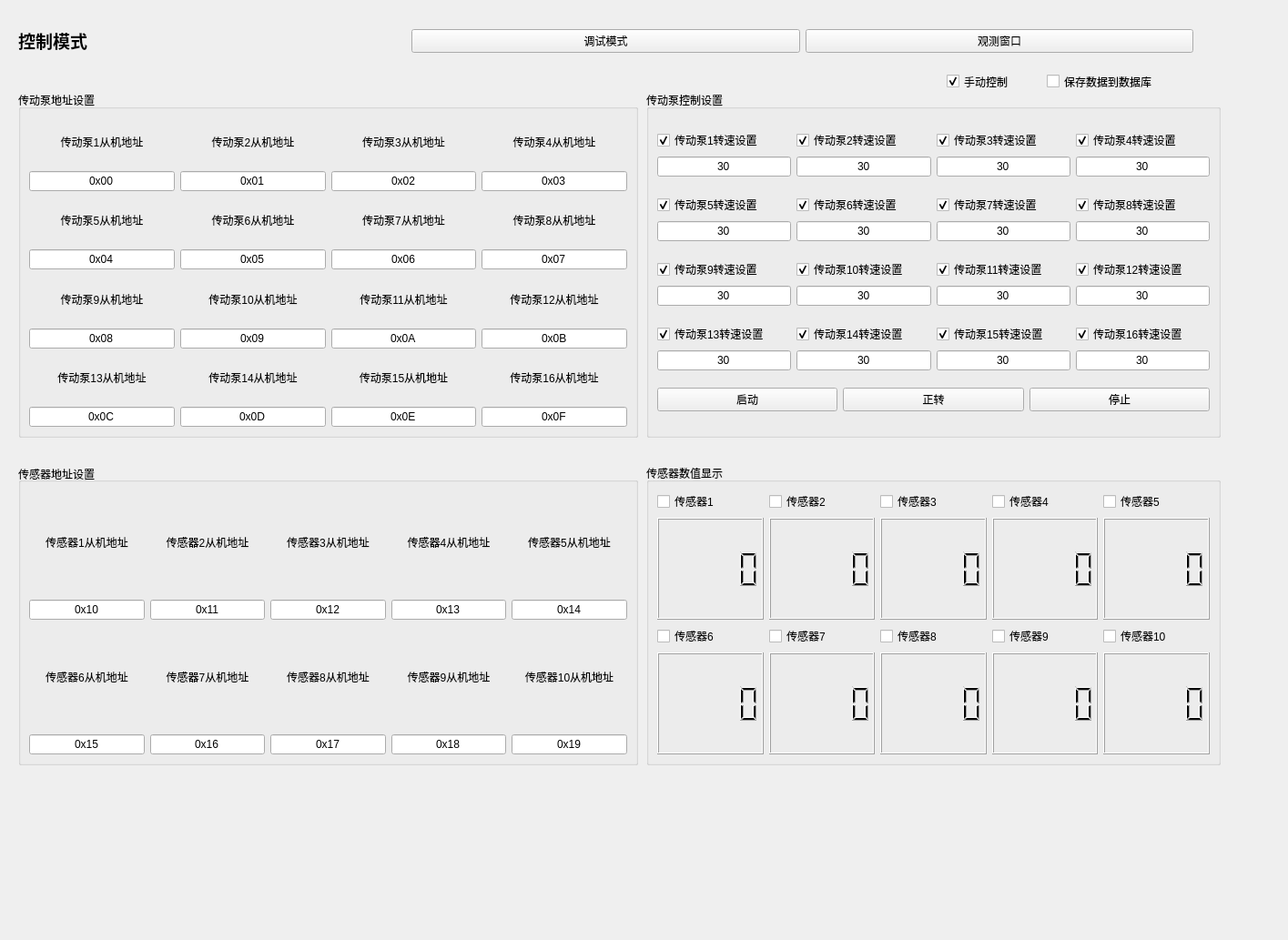
<?xml version="1.0" encoding="UTF-8"?>
<ui version="4.0">
 <class>Form</class>
 <widget class="QWidget" name="Form">
  <property name="geometry">
   <rect>
    <x>0</x>
    <y>0</y>
    <width>1415</width>
    <height>1033</height>
   </rect>
  </property>
  <property name="windowTitle">
   <string>Form</string>
  </property>
  <widget class="QGroupBox" name="groupBox">
   <property name="geometry">
    <rect>
     <x>710</x>
     <y>100</y>
     <width>631</width>
     <height>381</height>
    </rect>
   </property>
   <property name="title">
    <string>传动泵控制设置</string>
   </property>
   <layout class="QGridLayout" name="gridLayout">
    <item row="0" column="0">
     <layout class="QHBoxLayout" name="horizontalLayout_2">
      <item>
       <layout class="QVBoxLayout" name="verticalLayout">
        <item>
         <widget class="QCheckBox" name="checkBox_pump1_enable">
          <property name="text">
           <string>传动泵1转速设置</string>
          </property>
          <property name="checked">
           <bool>true</bool>
          </property>
         </widget>
        </item>
        <item>
         <widget class="QLineEdit" name="lineEdit_sensor_speed1">
          <property name="text">
           <string>30</string>
          </property>
          <property name="alignment">
           <set>Qt::AlignCenter</set>
          </property>
         </widget>
        </item>
       </layout>
      </item>
      <item>
       <layout class="QVBoxLayout" name="verticalLayout_2">
        <item>
         <widget class="QCheckBox" name="checkBox_pump2_enable">
          <property name="text">
           <string>传动泵2转速设置</string>
          </property>
          <property name="checked">
           <bool>true</bool>
          </property>
         </widget>
        </item>
        <item>
         <widget class="QLineEdit" name="lineEdit_sensor_speed2">
          <property name="text">
           <string>30</string>
          </property>
          <property name="alignment">
           <set>Qt::AlignCenter</set>
          </property>
         </widget>
        </item>
       </layout>
      </item>
      <item>
       <layout class="QVBoxLayout" name="verticalLayout_3">
        <item>
         <widget class="QCheckBox" name="checkBox_pump3_enable">
          <property name="text">
           <string>传动泵3转速设置</string>
          </property>
          <property name="checked">
           <bool>true</bool>
          </property>
         </widget>
        </item>
        <item>
         <widget class="QLineEdit" name="lineEdit_sensor_speed3">
          <property name="text">
           <string>30</string>
          </property>
          <property name="alignment">
           <set>Qt::AlignCenter</set>
          </property>
         </widget>
        </item>
       </layout>
      </item>
      <item>
       <layout class="QVBoxLayout" name="verticalLayout_4">
        <item>
         <widget class="QCheckBox" name="checkBox_pump4_enable">
          <property name="text">
           <string>传动泵4转速设置</string>
          </property>
          <property name="checked">
           <bool>true</bool>
          </property>
         </widget>
        </item>
        <item>
         <widget class="QLineEdit" name="lineEdit_sensor_speed4">
          <property name="text">
           <string>30</string>
          </property>
          <property name="alignment">
           <set>Qt::AlignCenter</set>
          </property>
         </widget>
        </item>
       </layout>
      </item>
     </layout>
    </item>
    <item row="1" column="0">
     <layout class="QHBoxLayout" name="horizontalLayout_3">
      <item>
       <layout class="QVBoxLayout" name="verticalLayout_7">
        <item>
         <widget class="QCheckBox" name="checkBox_pump5_enable">
          <property name="text">
           <string>传动泵5转速设置</string>
          </property>
          <property name="checked">
           <bool>true</bool>
          </property>
         </widget>
        </item>
        <item>
         <widget class="QLineEdit" name="lineEdit_sensor_speed5">
          <property name="text">
           <string>30</string>
          </property>
          <property name="alignment">
           <set>Qt::AlignCenter</set>
          </property>
         </widget>
        </item>
       </layout>
      </item>
      <item>
       <layout class="QVBoxLayout" name="verticalLayout_8">
        <item>
         <widget class="QCheckBox" name="checkBox_pump6_enable">
          <property name="text">
           <string>传动泵6转速设置</string>
          </property>
          <property name="checked">
           <bool>true</bool>
          </property>
         </widget>
        </item>
        <item>
         <widget class="QLineEdit" name="lineEdit_sensor_speed6">
          <property name="text">
           <string>30</string>
          </property>
          <property name="alignment">
           <set>Qt::AlignCenter</set>
          </property>
         </widget>
        </item>
       </layout>
      </item>
      <item>
       <layout class="QVBoxLayout" name="verticalLayout_9">
        <item>
         <widget class="QCheckBox" name="checkBox_pump7_enable">
          <property name="text">
           <string>传动泵7转速设置</string>
          </property>
          <property name="checked">
           <bool>true</bool>
          </property>
         </widget>
        </item>
        <item>
         <widget class="QLineEdit" name="lineEdit_sensor_speed7">
          <property name="text">
           <string>30</string>
          </property>
          <property name="alignment">
           <set>Qt::AlignCenter</set>
          </property>
         </widget>
        </item>
       </layout>
      </item>
      <item>
       <layout class="QVBoxLayout" name="verticalLayout_10">
        <item>
         <widget class="QCheckBox" name="checkBox_pump8_enable">
          <property name="text">
           <string>传动泵8转速设置</string>
          </property>
          <property name="checked">
           <bool>true</bool>
          </property>
         </widget>
        </item>
        <item>
         <widget class="QLineEdit" name="lineEdit_sensor_speed8">
          <property name="text">
           <string>30</string>
          </property>
          <property name="alignment">
           <set>Qt::AlignCenter</set>
          </property>
         </widget>
        </item>
       </layout>
      </item>
     </layout>
    </item>
    <item row="2" column="0">
     <layout class="QHBoxLayout" name="horizontalLayout_4">
      <item>
       <layout class="QVBoxLayout" name="verticalLayout_11">
        <item>
         <widget class="QCheckBox" name="checkBox_pump9_enable">
          <property name="text">
           <string>传动泵9转速设置</string>
          </property>
          <property name="checked">
           <bool>true</bool>
          </property>
         </widget>
        </item>
        <item>
         <widget class="QLineEdit" name="lineEdit_sensor_speed9">
          <property name="text">
           <string>30</string>
          </property>
          <property name="alignment">
           <set>Qt::AlignCenter</set>
          </property>
         </widget>
        </item>
       </layout>
      </item>
      <item>
       <layout class="QVBoxLayout" name="verticalLayout_12">
        <item>
         <widget class="QCheckBox" name="checkBox_pump10_enable">
          <property name="text">
           <string>传动泵10转速设置</string>
          </property>
          <property name="checked">
           <bool>true</bool>
          </property>
         </widget>
        </item>
        <item>
         <widget class="QLineEdit" name="lineEdit_sensor_speed10">
          <property name="text">
           <string>30</string>
          </property>
          <property name="alignment">
           <set>Qt::AlignCenter</set>
          </property>
         </widget>
        </item>
       </layout>
      </item>
      <item>
       <layout class="QVBoxLayout" name="verticalLayout_13">
        <item>
         <widget class="QCheckBox" name="checkBox_pump11_enable">
          <property name="text">
           <string>传动泵11转速设置</string>
          </property>
          <property name="checked">
           <bool>true</bool>
          </property>
         </widget>
        </item>
        <item>
         <widget class="QLineEdit" name="lineEdit_sensor_speed11">
          <property name="text">
           <string>30</string>
          </property>
          <property name="alignment">
           <set>Qt::AlignCenter</set>
          </property>
         </widget>
        </item>
       </layout>
      </item>
      <item>
       <layout class="QVBoxLayout" name="verticalLayout_14">
        <item>
         <widget class="QCheckBox" name="checkBox_pump12_enable">
          <property name="text">
           <string>传动泵12转速设置</string>
          </property>
          <property name="checked">
           <bool>true</bool>
          </property>
         </widget>
        </item>
        <item>
         <widget class="QLineEdit" name="lineEdit_sensor_speed12">
          <property name="text">
           <string>30</string>
          </property>
          <property name="alignment">
           <set>Qt::AlignCenter</set>
          </property>
         </widget>
        </item>
       </layout>
      </item>
     </layout>
    </item>
    <item row="3" column="0">
     <layout class="QHBoxLayout" name="horizontalLayout_5">
      <item>
       <layout class="QVBoxLayout" name="verticalLayout_15">
        <item>
         <widget class="QCheckBox" name="checkBox_pump13_enable">
          <property name="text">
           <string>传动泵13转速设置</string>
          </property>
          <property name="checked">
           <bool>true</bool>
          </property>
         </widget>
        </item>
        <item>
         <widget class="QLineEdit" name="lineEdit_sensor_speed13">
          <property name="text">
           <string>30</string>
          </property>
          <property name="alignment">
           <set>Qt::AlignCenter</set>
          </property>
         </widget>
        </item>
       </layout>
      </item>
      <item>
       <layout class="QVBoxLayout" name="verticalLayout_16">
        <item>
         <widget class="QCheckBox" name="checkBox_pump14_enable">
          <property name="text">
           <string>传动泵14转速设置</string>
          </property>
          <property name="checked">
           <bool>true</bool>
          </property>
         </widget>
        </item>
        <item>
         <widget class="QLineEdit" name="lineEdit_sensor_speed14">
          <property name="text">
           <string>30</string>
          </property>
          <property name="alignment">
           <set>Qt::AlignCenter</set>
          </property>
         </widget>
        </item>
       </layout>
      </item>
      <item>
       <layout class="QVBoxLayout" name="verticalLayout_17">
        <item>
         <widget class="QCheckBox" name="checkBox_pump15_enable">
          <property name="text">
           <string>传动泵15转速设置</string>
          </property>
          <property name="checked">
           <bool>true</bool>
          </property>
         </widget>
        </item>
        <item>
         <widget class="QLineEdit" name="lineEdit_sensor_speed15">
          <property name="text">
           <string>30</string>
          </property>
          <property name="alignment">
           <set>Qt::AlignCenter</set>
          </property>
         </widget>
        </item>
       </layout>
      </item>
      <item>
       <layout class="QVBoxLayout" name="verticalLayout_18">
        <item>
         <widget class="QCheckBox" name="checkBox_pump16_enable">
          <property name="text">
           <string>传动泵16转速设置</string>
          </property>
          <property name="checked">
           <bool>true</bool>
          </property>
         </widget>
        </item>
        <item>
         <widget class="QLineEdit" name="lineEdit_sensor_speed16">
          <property name="text">
           <string>30</string>
          </property>
          <property name="alignment">
           <set>Qt::AlignCenter</set>
          </property>
         </widget>
        </item>
       </layout>
      </item>
     </layout>
    </item>
    <item row="4" column="0">
     <layout class="QHBoxLayout" name="horizontalLayout_6">
      <item>
       <widget class="QPushButton" name="pushButton_start">
        <property name="text">
         <string>启动</string>
        </property>
       </widget>
      </item>
      <item>
       <widget class="QPushButton" name="pushButton_direction">
        <property name="text">
         <string>正转</string>
        </property>
       </widget>
      </item>
      <item>
       <widget class="QPushButton" name="pushButton_stop">
        <property name="text">
         <string>停止</string>
        </property>
       </widget>
      </item>
     </layout>
    </item>
   </layout>
  </widget>
  <widget class="QGroupBox" name="groupBox_2">
   <property name="geometry">
    <rect>
     <x>710</x>
     <y>510</y>
     <width>631</width>
     <height>331</height>
    </rect>
   </property>
   <property name="title">
    <string>传感器数值显示</string>
   </property>
   <layout class="QGridLayout" name="gridLayout_2">
    <item row="0" column="0">
     <layout class="QHBoxLayout" name="horizontalLayout_7">
      <item>
       <layout class="QVBoxLayout" name="verticalLayout_19">
        <item>
         <widget class="QCheckBox" name="checkBox_sensor1_enable">
          <property name="text">
           <string>传感器1</string>
          </property>
          <property name="checked">
           <bool>false</bool>
          </property>
         </widget>
        </item>
        <item>
         <widget class="QLCDNumber" name="lcdNumber_sensor1"/>
        </item>
       </layout>
      </item>
      <item>
       <layout class="QVBoxLayout" name="verticalLayout_20">
        <item>
         <widget class="QCheckBox" name="checkBox_sensor2_enable">
          <property name="text">
           <string>传感器2</string>
          </property>
          <property name="checked">
           <bool>false</bool>
          </property>
         </widget>
        </item>
        <item>
         <widget class="QLCDNumber" name="lcdNumber_sensor2"/>
        </item>
       </layout>
      </item>
      <item>
       <layout class="QVBoxLayout" name="verticalLayout_21">
        <item>
         <widget class="QCheckBox" name="checkBox_sensor3_enable">
          <property name="text">
           <string>传感器3</string>
          </property>
          <property name="checked">
           <bool>false</bool>
          </property>
         </widget>
        </item>
        <item>
         <widget class="QLCDNumber" name="lcdNumber_sensor3"/>
        </item>
       </layout>
      </item>
      <item>
       <layout class="QVBoxLayout" name="verticalLayout_22">
        <item>
         <widget class="QCheckBox" name="checkBox_sensor4_enable">
          <property name="text">
           <string>传感器4</string>
          </property>
          <property name="checked">
           <bool>false</bool>
          </property>
         </widget>
        </item>
        <item>
         <widget class="QLCDNumber" name="lcdNumber_sensor4"/>
        </item>
       </layout>
      </item>
      <item>
       <layout class="QVBoxLayout" name="verticalLayout_23">
        <item>
         <widget class="QCheckBox" name="checkBox_sensor5_enable">
          <property name="text">
           <string>传感器5</string>
          </property>
          <property name="checked">
           <bool>false</bool>
          </property>
         </widget>
        </item>
        <item>
         <widget class="QLCDNumber" name="lcdNumber_sensor5"/>
        </item>
       </layout>
      </item>
     </layout>
    </item>
    <item row="1" column="0">
     <layout class="QHBoxLayout" name="horizontalLayout_8">
      <item>
       <layout class="QVBoxLayout" name="verticalLayout_25">
        <item>
         <widget class="QCheckBox" name="checkBox_sensor6_enable">
          <property name="text">
           <string>传感器6</string>
          </property>
          <property name="checked">
           <bool>false</bool>
          </property>
         </widget>
        </item>
        <item>
         <widget class="QLCDNumber" name="lcdNumber_sensor6"/>
        </item>
       </layout>
      </item>
      <item>
       <layout class="QVBoxLayout" name="verticalLayout_26">
        <item>
         <widget class="QCheckBox" name="checkBox_sensor7_enable">
          <property name="text">
           <string>传感器7</string>
          </property>
          <property name="checked">
           <bool>false</bool>
          </property>
         </widget>
        </item>
        <item>
         <widget class="QLCDNumber" name="lcdNumber_sensor7"/>
        </item>
       </layout>
      </item>
      <item>
       <layout class="QVBoxLayout" name="verticalLayout_27">
        <item>
         <widget class="QCheckBox" name="checkBox_sensor8_enable">
          <property name="text">
           <string>传感器8</string>
          </property>
          <property name="checked">
           <bool>false</bool>
          </property>
         </widget>
        </item>
        <item>
         <widget class="QLCDNumber" name="lcdNumber_sensor8"/>
        </item>
       </layout>
      </item>
      <item>
       <layout class="QVBoxLayout" name="verticalLayout_28">
        <item>
         <widget class="QCheckBox" name="checkBox_sensor9_enable">
          <property name="text">
           <string>传感器9</string>
          </property>
          <property name="checked">
           <bool>false</bool>
          </property>
         </widget>
        </item>
        <item>
         <widget class="QLCDNumber" name="lcdNumber_sensor9"/>
        </item>
       </layout>
      </item>
      <item>
       <layout class="QVBoxLayout" name="verticalLayout_29">
        <item>
         <widget class="QCheckBox" name="checkBox_sensor10_enable">
          <property name="text">
           <string>传感器10</string>
          </property>
          <property name="checked">
           <bool>false</bool>
          </property>
         </widget>
        </item>
        <item>
         <widget class="QLCDNumber" name="lcdNumber_sensor10"/>
        </item>
       </layout>
      </item>
     </layout>
    </item>
   </layout>
  </widget>
  <widget class="QCheckBox" name="checkBox_save_data_sql">
   <property name="enabled">
    <bool>true</bool>
   </property>
   <property name="geometry">
    <rect>
     <x>1150</x>
     <y>80</y>
     <width>151</width>
     <height>19</height>
    </rect>
   </property>
   <property name="text">
    <string>保存数据到数据库</string>
   </property>
   <property name="checked">
    <bool>false</bool>
   </property>
  </widget>
  <widget class="QGroupBox" name="groupBox_3">
   <property name="geometry">
    <rect>
     <x>20</x>
     <y>100</y>
     <width>681</width>
     <height>381</height>
    </rect>
   </property>
   <property name="title">
    <string>传动泵地址设置</string>
   </property>
   <layout class="QGridLayout" name="gridLayout_3">
    <item row="0" column="0">
     <layout class="QVBoxLayout" name="verticalLayout_30">
      <item>
       <layout class="QHBoxLayout" name="horizontalLayout_9">
        <item>
         <layout class="QVBoxLayout" name="verticalLayout_31">
          <item>
           <widget class="QLabel" name="label_30">
            <property name="text">
             <string>传动泵1从机地址</string>
            </property>
            <property name="alignment">
             <set>Qt::AlignCenter</set>
            </property>
           </widget>
          </item>
          <item>
           <widget class="QLineEdit" name="lineEdit_pump_addr1">
            <property name="text">
             <string>0x00</string>
            </property>
            <property name="alignment">
             <set>Qt::AlignCenter</set>
            </property>
           </widget>
          </item>
         </layout>
        </item>
        <item>
         <layout class="QVBoxLayout" name="verticalLayout_32">
          <item>
           <widget class="QLabel" name="label_31">
            <property name="text">
             <string>传动泵2从机地址</string>
            </property>
            <property name="alignment">
             <set>Qt::AlignCenter</set>
            </property>
           </widget>
          </item>
          <item>
           <widget class="QLineEdit" name="lineEdit_pump_addr2">
            <property name="text">
             <string>0x01</string>
            </property>
            <property name="alignment">
             <set>Qt::AlignCenter</set>
            </property>
           </widget>
          </item>
         </layout>
        </item>
        <item>
         <layout class="QVBoxLayout" name="verticalLayout_33">
          <item>
           <widget class="QLabel" name="label_32">
            <property name="text">
             <string>传动泵3从机地址</string>
            </property>
            <property name="alignment">
             <set>Qt::AlignCenter</set>
            </property>
           </widget>
          </item>
          <item>
           <widget class="QLineEdit" name="lineEdit_pump_addr3">
            <property name="text">
             <string>0x02</string>
            </property>
            <property name="alignment">
             <set>Qt::AlignCenter</set>
            </property>
           </widget>
          </item>
         </layout>
        </item>
        <item>
         <layout class="QVBoxLayout" name="verticalLayout_34">
          <item>
           <widget class="QLabel" name="label_34">
            <property name="text">
             <string>传动泵4从机地址</string>
            </property>
            <property name="alignment">
             <set>Qt::AlignCenter</set>
            </property>
           </widget>
          </item>
          <item>
           <widget class="QLineEdit" name="lineEdit_pump_addr4">
            <property name="text">
             <string>0x03</string>
            </property>
            <property name="alignment">
             <set>Qt::AlignCenter</set>
            </property>
           </widget>
          </item>
         </layout>
        </item>
       </layout>
      </item>
      <item>
       <layout class="QHBoxLayout" name="horizontalLayout_10">
        <item>
         <layout class="QVBoxLayout" name="verticalLayout_35">
          <item>
           <widget class="QLabel" name="label_35">
            <property name="text">
             <string>传动泵5从机地址</string>
            </property>
            <property name="alignment">
             <set>Qt::AlignCenter</set>
            </property>
           </widget>
          </item>
          <item>
           <widget class="QLineEdit" name="lineEdit_pump_addr5">
            <property name="text">
             <string>0x04</string>
            </property>
            <property name="alignment">
             <set>Qt::AlignCenter</set>
            </property>
           </widget>
          </item>
         </layout>
        </item>
        <item>
         <layout class="QVBoxLayout" name="verticalLayout_36">
          <item>
           <widget class="QLabel" name="label_36">
            <property name="text">
             <string>传动泵6从机地址</string>
            </property>
            <property name="alignment">
             <set>Qt::AlignCenter</set>
            </property>
           </widget>
          </item>
          <item>
           <widget class="QLineEdit" name="lineEdit_pump_addr6">
            <property name="text">
             <string>0x05</string>
            </property>
            <property name="alignment">
             <set>Qt::AlignCenter</set>
            </property>
           </widget>
          </item>
         </layout>
        </item>
        <item>
         <layout class="QVBoxLayout" name="verticalLayout_37">
          <item>
           <widget class="QLabel" name="label_37">
            <property name="text">
             <string>传动泵7从机地址</string>
            </property>
            <property name="alignment">
             <set>Qt::AlignCenter</set>
            </property>
           </widget>
          </item>
          <item>
           <widget class="QLineEdit" name="lineEdit_pump_addr7">
            <property name="text">
             <string>0x06</string>
            </property>
            <property name="alignment">
             <set>Qt::AlignCenter</set>
            </property>
           </widget>
          </item>
         </layout>
        </item>
        <item>
         <layout class="QVBoxLayout" name="verticalLayout_38">
          <item>
           <widget class="QLabel" name="label_38">
            <property name="text">
             <string>传动泵8从机地址</string>
            </property>
            <property name="alignment">
             <set>Qt::AlignCenter</set>
            </property>
           </widget>
          </item>
          <item>
           <widget class="QLineEdit" name="lineEdit_pump_addr8">
            <property name="text">
             <string>0x07</string>
            </property>
            <property name="alignment">
             <set>Qt::AlignCenter</set>
            </property>
           </widget>
          </item>
         </layout>
        </item>
       </layout>
      </item>
      <item>
       <layout class="QHBoxLayout" name="horizontalLayout_11">
        <item>
         <layout class="QVBoxLayout" name="verticalLayout_39">
          <item>
           <widget class="QLabel" name="label_39">
            <property name="text">
             <string>传动泵9从机地址</string>
            </property>
            <property name="alignment">
             <set>Qt::AlignCenter</set>
            </property>
           </widget>
          </item>
          <item>
           <widget class="QLineEdit" name="lineEdit_pump_addr9">
            <property name="text">
             <string>0x08</string>
            </property>
            <property name="alignment">
             <set>Qt::AlignCenter</set>
            </property>
           </widget>
          </item>
         </layout>
        </item>
        <item>
         <layout class="QVBoxLayout" name="verticalLayout_40">
          <item>
           <widget class="QLabel" name="label_40">
            <property name="text">
             <string>传动泵10从机地址</string>
            </property>
            <property name="alignment">
             <set>Qt::AlignCenter</set>
            </property>
           </widget>
          </item>
          <item>
           <widget class="QLineEdit" name="lineEdit_pump_addr10">
            <property name="text">
             <string>0x09</string>
            </property>
            <property name="alignment">
             <set>Qt::AlignCenter</set>
            </property>
           </widget>
          </item>
         </layout>
        </item>
        <item>
         <layout class="QVBoxLayout" name="verticalLayout_41">
          <item>
           <widget class="QLabel" name="label_41">
            <property name="text">
             <string>传动泵11从机地址</string>
            </property>
            <property name="alignment">
             <set>Qt::AlignCenter</set>
            </property>
           </widget>
          </item>
          <item>
           <widget class="QLineEdit" name="lineEdit_pump_addr11">
            <property name="text">
             <string>0x0A</string>
            </property>
            <property name="alignment">
             <set>Qt::AlignCenter</set>
            </property>
           </widget>
          </item>
         </layout>
        </item>
        <item>
         <layout class="QVBoxLayout" name="verticalLayout_42">
          <item>
           <widget class="QLabel" name="label_42">
            <property name="text">
             <string>传动泵12从机地址</string>
            </property>
            <property name="alignment">
             <set>Qt::AlignCenter</set>
            </property>
           </widget>
          </item>
          <item>
           <widget class="QLineEdit" name="lineEdit_pump_addr12">
            <property name="text">
             <string>0x0B</string>
            </property>
            <property name="alignment">
             <set>Qt::AlignCenter</set>
            </property>
           </widget>
          </item>
         </layout>
        </item>
       </layout>
      </item>
      <item>
       <layout class="QHBoxLayout" name="horizontalLayout_12">
        <item>
         <layout class="QVBoxLayout" name="verticalLayout_43">
          <item>
           <widget class="QLabel" name="label_43">
            <property name="text">
             <string>传动泵13从机地址</string>
            </property>
            <property name="alignment">
             <set>Qt::AlignCenter</set>
            </property>
           </widget>
          </item>
          <item>
           <widget class="QLineEdit" name="lineEdit_pump_addr13">
            <property name="text">
             <string>0x0C</string>
            </property>
            <property name="alignment">
             <set>Qt::AlignCenter</set>
            </property>
           </widget>
          </item>
         </layout>
        </item>
        <item>
         <layout class="QVBoxLayout" name="verticalLayout_44">
          <item>
           <widget class="QLabel" name="label_44">
            <property name="text">
             <string>传动泵14从机地址</string>
            </property>
            <property name="alignment">
             <set>Qt::AlignCenter</set>
            </property>
           </widget>
          </item>
          <item>
           <widget class="QLineEdit" name="lineEdit_pump_addr14">
            <property name="text">
             <string>0x0D</string>
            </property>
            <property name="alignment">
             <set>Qt::AlignCenter</set>
            </property>
           </widget>
          </item>
         </layout>
        </item>
        <item>
         <layout class="QVBoxLayout" name="verticalLayout_45">
          <item>
           <widget class="QLabel" name="label_45">
            <property name="text">
             <string>传动泵15从机地址</string>
            </property>
            <property name="alignment">
             <set>Qt::AlignCenter</set>
            </property>
           </widget>
          </item>
          <item>
           <widget class="QLineEdit" name="lineEdit_pump_addr15">
            <property name="text">
             <string>0x0E</string>
            </property>
            <property name="alignment">
             <set>Qt::AlignCenter</set>
            </property>
           </widget>
          </item>
         </layout>
        </item>
        <item>
         <layout class="QVBoxLayout" name="verticalLayout_46">
          <item>
           <widget class="QLabel" name="label_46">
            <property name="text">
             <string>传动泵16从机地址</string>
            </property>
            <property name="alignment">
             <set>Qt::AlignCenter</set>
            </property>
           </widget>
          </item>
          <item>
           <widget class="QLineEdit" name="lineEdit_pump_addr16">
            <property name="text">
             <string>0x0F</string>
            </property>
            <property name="alignment">
             <set>Qt::AlignCenter</set>
            </property>
           </widget>
          </item>
         </layout>
        </item>
       </layout>
      </item>
     </layout>
    </item>
   </layout>
  </widget>
  <widget class="QGroupBox" name="groupBox_4">
   <property name="geometry">
    <rect>
     <x>20</x>
     <y>510</y>
     <width>681</width>
     <height>331</height>
    </rect>
   </property>
   <property name="title">
    <string>传感器地址设置</string>
   </property>
   <property name="alignment">
    <set>Qt::AlignLeading|Qt::AlignLeft|Qt::AlignVCenter</set>
   </property>
   <layout class="QGridLayout" name="gridLayout_4">
    <item row="0" column="0">
     <layout class="QVBoxLayout" name="verticalLayout_47">
      <item>
       <layout class="QHBoxLayout" name="horizontalLayout_13">
        <item>
         <layout class="QVBoxLayout" name="verticalLayout_48">
          <item>
           <widget class="QLabel" name="label_47">
            <property name="text">
             <string>传感器1从机地址</string>
            </property>
            <property name="alignment">
             <set>Qt::AlignCenter</set>
            </property>
           </widget>
          </item>
          <item>
           <widget class="QLineEdit" name="lineEdit_sensor_addr1">
            <property name="text">
             <string>0x10</string>
            </property>
            <property name="alignment">
             <set>Qt::AlignCenter</set>
            </property>
           </widget>
          </item>
         </layout>
        </item>
        <item>
         <layout class="QVBoxLayout" name="verticalLayout_49">
          <item>
           <widget class="QLabel" name="label_48">
            <property name="text">
             <string>传感器2从机地址</string>
            </property>
            <property name="alignment">
             <set>Qt::AlignCenter</set>
            </property>
           </widget>
          </item>
          <item>
           <widget class="QLineEdit" name="lineEdit_sensor_addr2">
            <property name="text">
             <string>0x11</string>
            </property>
            <property name="alignment">
             <set>Qt::AlignCenter</set>
            </property>
           </widget>
          </item>
         </layout>
        </item>
        <item>
         <layout class="QVBoxLayout" name="verticalLayout_50">
          <item>
           <widget class="QLabel" name="label_49">
            <property name="text">
             <string>传感器3从机地址</string>
            </property>
            <property name="alignment">
             <set>Qt::AlignCenter</set>
            </property>
           </widget>
          </item>
          <item>
           <widget class="QLineEdit" name="lineEdit_sensor_addr3">
            <property name="text">
             <string>0x12</string>
            </property>
            <property name="alignment">
             <set>Qt::AlignCenter</set>
            </property>
           </widget>
          </item>
         </layout>
        </item>
        <item>
         <layout class="QVBoxLayout" name="verticalLayout_51">
          <item>
           <widget class="QLabel" name="label_50">
            <property name="text">
             <string>传感器4从机地址</string>
            </property>
            <property name="alignment">
             <set>Qt::AlignCenter</set>
            </property>
           </widget>
          </item>
          <item>
           <widget class="QLineEdit" name="lineEdit_sensor_addr4">
            <property name="text">
             <string>0x13</string>
            </property>
            <property name="alignment">
             <set>Qt::AlignCenter</set>
            </property>
           </widget>
          </item>
         </layout>
        </item>
        <item>
         <layout class="QVBoxLayout" name="verticalLayout_52">
          <item>
           <widget class="QLabel" name="label_51">
            <property name="text">
             <string>传感器5从机地址</string>
            </property>
            <property name="alignment">
             <set>Qt::AlignCenter</set>
            </property>
           </widget>
          </item>
          <item>
           <widget class="QLineEdit" name="lineEdit_sensor_addr5">
            <property name="text">
             <string>0x14</string>
            </property>
            <property name="alignment">
             <set>Qt::AlignCenter</set>
            </property>
           </widget>
          </item>
         </layout>
        </item>
       </layout>
      </item>
      <item>
       <layout class="QHBoxLayout" name="horizontalLayout_14">
        <item>
         <layout class="QVBoxLayout" name="verticalLayout_53">
          <item>
           <widget class="QLabel" name="label_52">
            <property name="text">
             <string>传感器6从机地址</string>
            </property>
            <property name="alignment">
             <set>Qt::AlignCenter</set>
            </property>
           </widget>
          </item>
          <item>
           <widget class="QLineEdit" name="lineEdit_sensor_addr6">
            <property name="text">
             <string>0x15</string>
            </property>
            <property name="alignment">
             <set>Qt::AlignCenter</set>
            </property>
           </widget>
          </item>
         </layout>
        </item>
        <item>
         <layout class="QVBoxLayout" name="verticalLayout_54">
          <item>
           <widget class="QLabel" name="label_53">
            <property name="text">
             <string>传感器7从机地址</string>
            </property>
            <property name="alignment">
             <set>Qt::AlignCenter</set>
            </property>
           </widget>
          </item>
          <item>
           <widget class="QLineEdit" name="lineEdit_sensor_addr7">
            <property name="text">
             <string>0x16</string>
            </property>
            <property name="alignment">
             <set>Qt::AlignCenter</set>
            </property>
           </widget>
          </item>
         </layout>
        </item>
        <item>
         <layout class="QVBoxLayout" name="verticalLayout_55">
          <item>
           <widget class="QLabel" name="label_54">
            <property name="text">
             <string>传感器8从机地址</string>
            </property>
            <property name="alignment">
             <set>Qt::AlignCenter</set>
            </property>
           </widget>
          </item>
          <item>
           <widget class="QLineEdit" name="lineEdit_sensor_addr8">
            <property name="text">
             <string>0x17</string>
            </property>
            <property name="alignment">
             <set>Qt::AlignCenter</set>
            </property>
           </widget>
          </item>
         </layout>
        </item>
        <item>
         <layout class="QVBoxLayout" name="verticalLayout_56">
          <item>
           <widget class="QLabel" name="label_55">
            <property name="text">
             <string>传感器9从机地址</string>
            </property>
            <property name="alignment">
             <set>Qt::AlignCenter</set>
            </property>
           </widget>
          </item>
          <item>
           <widget class="QLineEdit" name="lineEdit_sensor_addr9">
            <property name="text">
             <string>0x18</string>
            </property>
            <property name="alignment">
             <set>Qt::AlignCenter</set>
            </property>
           </widget>
          </item>
         </layout>
        </item>
        <item>
         <layout class="QVBoxLayout" name="verticalLayout_57">
          <item>
           <widget class="QLabel" name="label_56">
            <property name="text">
             <string>传感器10从机地址</string>
            </property>
            <property name="alignment">
             <set>Qt::AlignCenter</set>
            </property>
           </widget>
          </item>
          <item>
           <widget class="QLineEdit" name="lineEdit_sensor_addr10">
            <property name="text">
             <string>0x19</string>
            </property>
            <property name="alignment">
             <set>Qt::AlignCenter</set>
            </property>
           </widget>
          </item>
         </layout>
        </item>
       </layout>
      </item>
     </layout>
    </item>
   </layout>
  </widget>
  <widget class="QCheckBox" name="checkBox_automatic_or_manual">
   <property name="enabled">
    <bool>true</bool>
   </property>
   <property name="geometry">
    <rect>
     <x>1040</x>
     <y>80</y>
     <width>101</width>
     <height>19</height>
    </rect>
   </property>
   <property name="text">
    <string>手动控制</string>
   </property>
   <property name="checked">
    <bool>true</bool>
   </property>
  </widget>
  <widget class="QWidget" name="layoutWidget">
   <property name="geometry">
    <rect>
     <x>20</x>
     <y>30</y>
     <width>1291</width>
     <height>30</height>
    </rect>
   </property>
   <layout class="QHBoxLayout" name="horizontalLayout">
    <item>
     <widget class="QLabel" name="label_33">
      <property name="text">
       <string>&lt;html&gt;&lt;head/&gt;&lt;body&gt;&lt;p&gt;&lt;span style=&quot; font-size:14pt; font-weight:600;&quot;&gt;控制模式&lt;/span&gt;&lt;/p&gt;&lt;/body&gt;&lt;/html&gt;</string>
      </property>
     </widget>
    </item>
    <item>
     <widget class="QPushButton" name="pushButton_control_model">
      <property name="text">
       <string>调试模式</string>
      </property>
     </widget>
    </item>
    <item>
     <widget class="QPushButton" name="pushButton_watchwindow">
      <property name="text">
       <string>观测窗口</string>
      </property>
     </widget>
    </item>
   </layout>
  </widget>
 </widget>
 <resources/>
 <connections/>
</ui>
